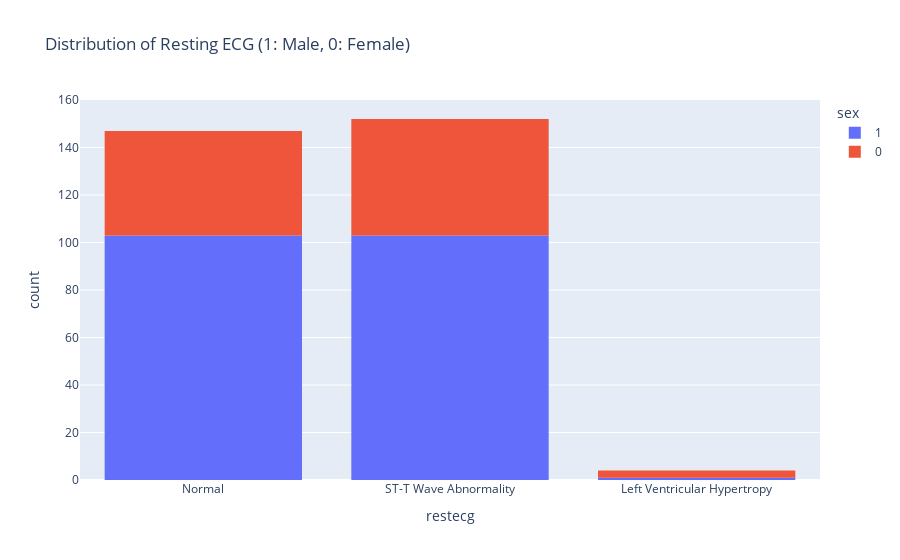

This figure's notebook cell:
### Code cell
fig = px.histogram(heart_df, x='restecg', color='sex', title='Distribution of Resting ECG (1: Male, 0: Female)')
# Add spacing between columns
fig.update_layout(bargap=0.2)
# Update the x axis labels
fig.update_xaxes(tickvals=[0, 1, 2], 
                 ticktext=['Normal', 'ST-T Wave Abnormality', 'Left Ventricular Hypertropy']
)
fig.show()

### Figure 1 — Plotly figure (JSON) as saved in the notebook; plotly's stock layout.template omitted (floating-point values rounded to 4 significant figures; data arrays with more than 128 entries replaced by an {"elided": "..."} marker saying what was removed)
{"data": [{"alignmentgroup": "True", "bingroup": "x", "hovertemplate": "sex=1<br>restecg=%{x}<br>count=%{y}<extra></extra>", "legendgroup": "1", "marker": {"color": "#636efa", "pattern": {"shape": ""}}, "name": "1", "offsetgroup": "1", "orientation": "v", "showlegend": true, "type": "histogram", "x": {"elided": "207 int values"}, "xaxis": "x", "yaxis": "y"}, {"alignmentgroup": "True", "bingroup": "x", "hovertemplate": "sex=0<br>restecg=%{x}<br>count=%{y}<extra></extra>", "legendgroup": "0", "marker": {"color": "#EF553B", "pattern": {"shape": ""}}, "name": "0", "offsetgroup": "0", "orientation": "v", "showlegend": true, "type": "histogram", "x": [0, 1, 0, 1, 0, 1, 1, 1, 1, 1, 0, 1, 0, 1, 1, 0, 0, 0, 0, 0, 0, 1, 0, 0, 0, 1, 0, 1, 1, 0, 1, 0, 0, 1, 0, 0, 1, 0, 1, 0, 0, 1, 0, 1, 1, 1, 1, 0, 1, 0, 0, 1, 1, 1, 0, 0, 1, 1, 1, 1, 1, 0, 1, 1, 2, 1, 1, 1, 0, 1, 1, 1, 0, 0, 0, 1, 0, 0, 0, 0, 1, 0, 0, 1, 0, 1, 1, 1, 1, 2, 0, 2, 0, 1, 1, 0], "xaxis": "x", "yaxis": "y"}], "layout": {"bargap": 0.2, "barmode": "relative", "legend": {"title": {"text": "sex"}, "tracegroupgap": 0}, "title": {"text": "Distribution of Resting ECG (1: Male, 0: Female)"}, "xaxis": {"anchor": "y", "domain": [0, 1], "ticktext": ["Normal", "ST-T Wave Abnormality", "Left Ventricular Hypertropy"], "tickvals": [0, 1, 2], "title": {"text": "restecg"}}, "yaxis": {"anchor": "x", "domain": [0, 1], "title": {"text": "count"}}}}
